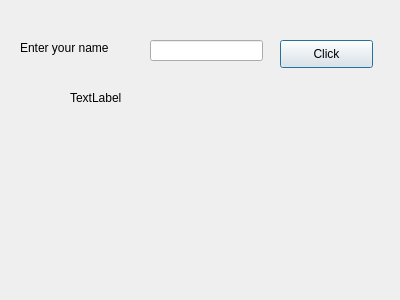
<?xml version="1.0" encoding="UTF-8"?>
<ui version="4.0">
 <class>Dialog</class>
 <widget class="QDialog" name="Dialog">
  <property name="geometry">
   <rect>
    <x>0</x>
    <y>0</y>
    <width>400</width>
    <height>300</height>
   </rect>
  </property>
  <property name="windowTitle">
   <string>Dialog</string>
  </property>
  <widget class="QLabel" name="labelResponse">
   <property name="geometry">
    <rect>
     <x>20</x>
     <y>40</y>
     <width>131</width>
     <height>16</height>
    </rect>
   </property>
   <property name="text">
    <string>Enter your name</string>
   </property>
  </widget>
  <widget class="QLabel" name="label">
   <property name="geometry">
    <rect>
     <x>70</x>
     <y>90</y>
     <width>72</width>
     <height>15</height>
    </rect>
   </property>
   <property name="text">
    <string>TextLabel</string>
   </property>
  </widget>
  <widget class="QLineEdit" name="lineEditName">
   <property name="geometry">
    <rect>
     <x>150</x>
     <y>40</y>
     <width>113</width>
     <height>21</height>
    </rect>
   </property>
  </widget>
  <widget class="QPushButton" name="ButtonClickMe">
   <property name="geometry">
    <rect>
     <x>280</x>
     <y>40</y>
     <width>93</width>
     <height>28</height>
    </rect>
   </property>
   <property name="text">
    <string>Click</string>
   </property>
  </widget>
 </widget>
 <resources/>
 <connections/>
</ui>
